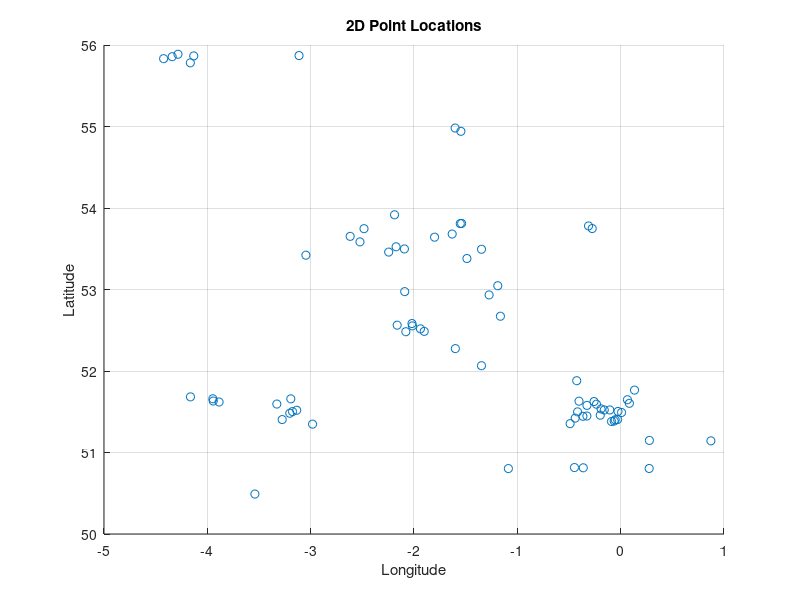

Write MATLAB code to recreate this figure. (Note: this script raises an error after producing the figure.)
% Read points from the file
% dlmread is a function used to read a space or tab separated data file.
data = dlmread('urbanGB.txt');
figure;
scatter(data(:,1), data(:,2));
xlabel('Longitude');
ylabel('Latitude');
title('2D Point Locations');
grid on;

% Number of Data Points
n = size(data, 1);

% Number of Medoids
k = 4; 

% Construct Distance Matrix. Install pdist
D = pdist2(data, data);

% Objective Function Coefficients 
f = [D(:); zeros(n, 1)]; % (1)

% Equality Constraints for Sum(x_ij) = 1 for each i 
Aeq = [kron(eye(n), ones(1, n)), zeros(n, n)]; % (2)
beq = ones(n, 1);

% Inequality Constraints for x_ij <= y_j 
A = [kron(eye(n), -eye(n)), kron(ones(n, 1), eye(n))]; % (3)
b = zeros(n * n, 1);

% Additional Equality Constraints for Sum(y_j) = k 
Aeq = [Aeq; [zeros(1, n^2), ones(1, n)]]; % (4)
beq = [beq; k];

% Bounds
lb = zeros(n * n + n, 1); % (5)
ub = ones(n * n + n, 1); % (5)

% Integer Constraints
intcon = 1:(n * n + n);

% Solve the Integer Linear Program
options = optimoptions('intlinprog', 'Display', 'off'); % Hide solver output
sol = intlinprog(f, intcon, A, b, Aeq, beq, lb, ub, options);

% Extract x_ij and y_j from the Solution Vector
if isempty(sol)
    [cluster_assignments, medoid_indices, ~] = kmedoids(data, k);
else
    x = reshape(sol(1:n*n), [n, n]);
    y = sol((n * n + 1):end);
    cluster_assignments = zeros(n, 1);
    for i = 1:n
        [~, j] = max(x(i, :));
        cluster_assignments(i) = j;
    end
    [~, medoid_indices] = find(y > 0.5);
    medoid_indices = data(medoid_indices, :);
end

% Plotting the results
figure;
scatter(data(:, 1), data(:, 2), 50, cluster_assignments, 'filled');
hold on;
scatter(medoid_indices(:, 1), medoid_indices(:, 2), 100, 'o', 'MarkerEdgeColor', 'k', 'MarkerFaceColor', 'none');
xlabel('Longitude');
ylabel('Latitude');
title('K-Medoids Clustering');
legend({'Data points', 'Medoids'}, 'Location', 'best');
grid on;
